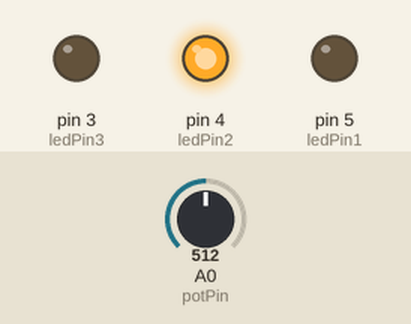
A sketch run on a simulated Arduino Uno, built with avr-gcc and run on an emulated ATmega328P. Shown: output pins drawn as LEDs (lit = HIGH). The test bench sets the inputs (shaded band); at power-on: A0 (potPin) = 512.

Above: at 3.8 s.
3.9 s: A0 (potPin) set to 490
At 5.8 s:
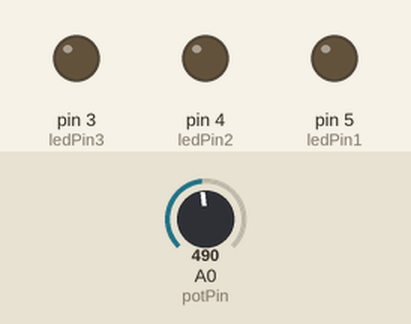
At 9.2 s:
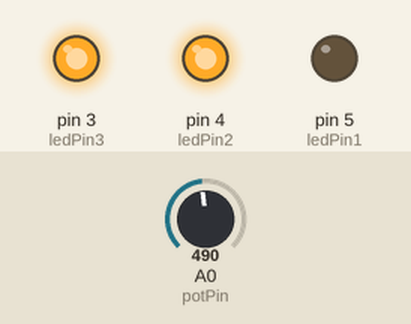
9.5 s: A0 (potPin) set to 509
At 13.8 s:
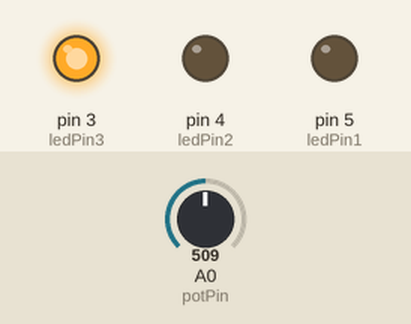
Timing chart, 0 to 23.2 s (numbered marks = the images above; inputs shaded):
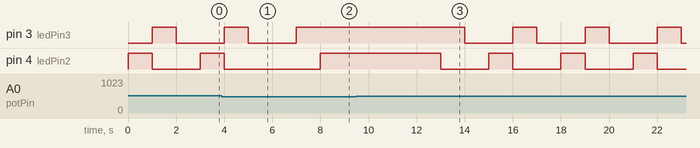

The sketch:

3.ino
```cpp
const int potPin = A0;  // Pin al que está conectado el potenciómetro
const int ledPin1 = 5;  // Pin para el primer LED
const int ledPin2 = 4;  // Pin para el segundo LED
const int ledPin3 = 3;  // Pin para el tercer LED

void setup() {
  pinMode(potPin, INPUT);
  pinMode(ledPin1, OUTPUT);
  pinMode(ledPin2, OUTPUT);
  pinMode(ledPin3, OUTPUT);
}

void loop() {
  int valorPot = analogRead(potPin);  // Leer el valor del potenciómetro

  // Secuencia #1
  if (valorPot >= 0 && valorPot <= 500) {
    secuenciaUno();
  }
  // Secuencia #2
  else if (valorPot > 500 && valorPot <= 1000) {
    secuenciaDos();
  }
}

void secuenciaUno() {
  for (int i = 2; i <= 4; i++) {
    digitalWrite(i, HIGH);  // Encender LED actual
    delay(1000);  // Esperar 1 segundo
  }
}

void secuenciaDos() {
  for (int i = 4; i >= 2; i--) {
    digitalWrite(i, HIGH);  // Encender LED actual
    delay(1000);  // Esperar 1 segundo
    digitalWrite(i, LOW);  // Apagar LED actual
  }
}
```

Measured:
- the behaviour switches between 500 and 501 on A0 (potPin) (found by bisection; images 2 and 3)
- after the input at 3.9 s, pin 3 (ledPin3): goes on until 7.0 s, then stays HIGH
- after the input at 9.5 s, pin 3 (ledPin3): alternates HIGH for 1.0 s and LOW for 2.0 s, starting after 4.5 s; pin 4 (ledPin2): alternates HIGH for 1.0 s and LOW for 2.0 s, starting after 3.5 s
